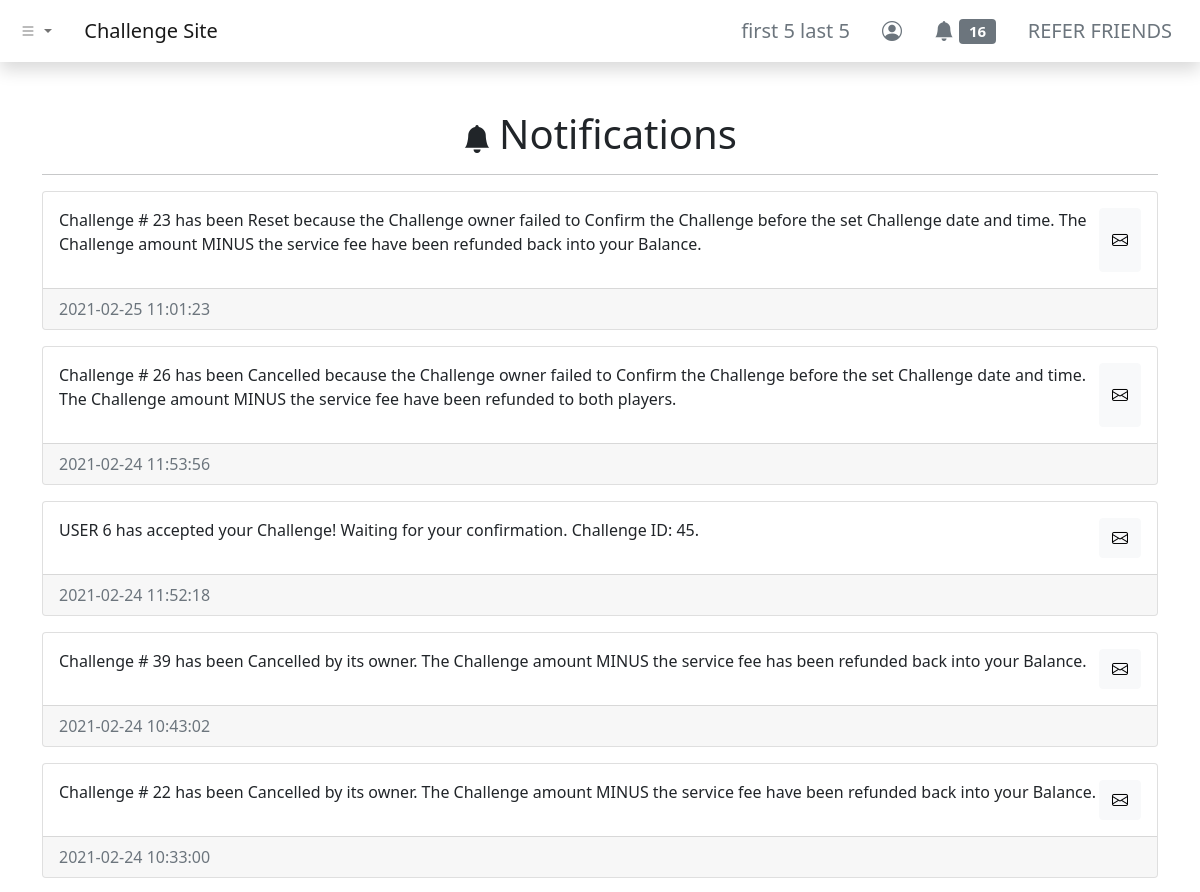
The app's page /dashboard/notifications/index.php (signed in, upper part), older data.
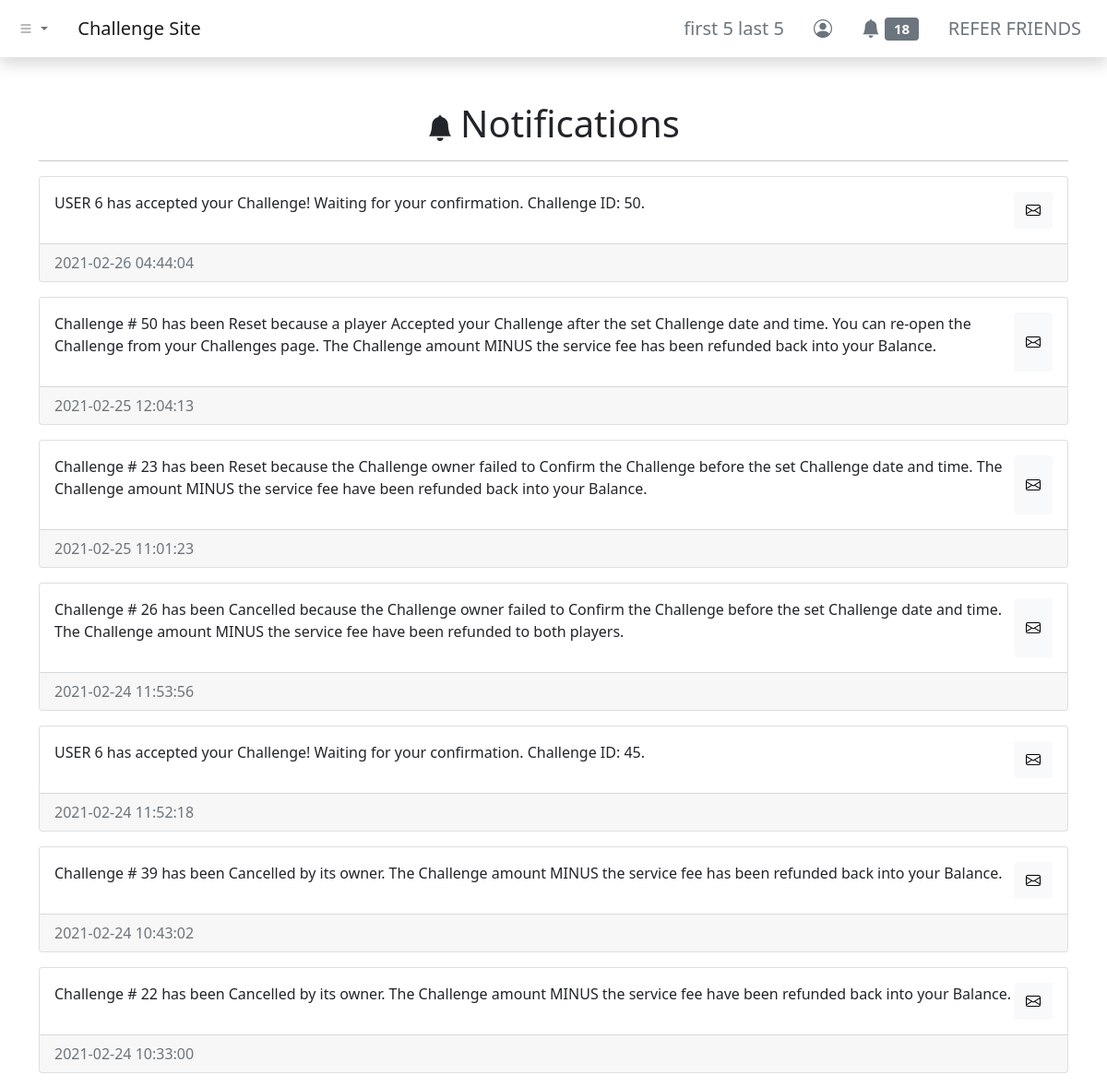
The same page, newer data.
### tables this page shows
CREATE TABLE `users` (
  `id` int(11) NOT NULL,
  `username` varchar(255) NOT NULL,
  `first_name` varchar(255) NOT NULL,
  `last_name` varchar(255) NOT NULL,
  `email` varchar(255) NOT NULL,
  `user_password` varchar(255) NOT NULL,
  `balance` decimal(65,30) UNSIGNED NOT NULL DEFAULT 0.000000000000000000000000000000,
  `skill_points` int(11) NOT NULL
);

CREATE TABLE `notifications` (
  `notif_id` int(11) NOT NULL,
  `notif_for` int(11) NOT NULL,
  `notif_msg` text NOT NULL,
  `notif_status` varchar(255) NOT NULL DEFAULT 'unread',
  `notif_create_timestamp` timestamp NOT NULL DEFAULT current_timestamp(),
  `notif_read_timestamp` timestamp NULL DEFAULT NULL
);

### dashboard/notifications/index.php (the view, shortened to what the changed rows need)
<?php include '../../header.php'; ?>
<div class="container my-5">
    <div class="row">
        <div class="col">
            <h1 class="text-center"><i class="bi bi-bell-fill me-2 fs-3"></i>Notifications</h1>
            <?php
            include_once '../../php-apis/db-config.php';
            $user_id = $_SESSION['id'];
            $sql = "SELECT * FROM notifications WHERE notif_for = $user_id ORDER BY notif_create_timestamp DESC";
            $result = mysqli_query($conn, $sql);
            if (mysqli_num_rows($result) > 0) {
                while ($row = mysqli_fetch_assoc($result)) {
            ?>
                    <div class="card my-3">
                        <div class="card-body">
                            <div class="d-flex justify-content-between">
                                <p class="card-text"><?php echo $row['notif_msg']; ?></p>
                                <button type="button" class="btn btn-light notif_button" data-notif_id="<?php echo $row['notif_id']; ?>">
                                    <?php echo ($row['notif_status'] === 'unread') ? ('<i class="bi bi-envelope"></i>') : ('<i class="bi bi-envelope-open"></i>'); ?>
                                </button>
                            </div>
                        </div>
                        <div class="card-footer text-muted"><?php echo $row['notif_create_timestamp']; ?></div>
                    </div>
            <?php
                }
            } else {
                echo "<p class='text-center'>No Notifications</p>";
            }
            ?>
        </div>
    </div>
</div>
<?php include '../../footer.php'; ?>

### header.php (shortened to what the changed rows need)
<?php
function urlPrefix()
{
    if (basename(getcwd()) === basename(__DIR__)) {
        return './';
    } elseif (basename(dirname(getcwd())) === basename(__DIR__)) {
        return '../';
    } elseif (basename(dirname(dirname(getcwd()))) === basename(__DIR__)) {
        return '../../';
    } elseif (basename(dirname(dirname(dirname(getcwd())))) === basename(__DIR__)) {
        return '../../../';
    } else {
        return './';
    }
}
?>
<!DOCTYPE html>
<html lang="en">
<head>
    <link href="https://cdn.jsdelivr.net/npm/bootstrap@5.0.0-beta2/dist/css/bootstrap.min.css" rel="stylesheet">
    <link rel="stylesheet" href="https://cdn.jsdelivr.net/npm/bootstrap-icons@1.3.0/font/bootstrap-icons.css">
</head>
<body>
    <nav class="navbar navbar-expand-sm navbar-light bg-white shadow">
        <div class="container-fluid">
            <div class="collapse navbar-collapse" id="navbarNavDropdown">
                <ul class="navbar-nav ms-auto">
                    <?php if (isset($_SESSION['id'])) { ?>
                        <li class="nav-item">
                            <a class="btn btn-lg btn-outline-secondary border-0" aria-current="page" href="<?php echo urlPrefix() . 'dashboard/profile/'; ?>">
                                <?php
                                include_once urlPrefix() . 'php-apis/db-config.php';
                                $user_id = $_SESSION['id'];
                                $sql = "SELECT * FROM users WHERE id=$user_id";
                                $result = mysqli_query($conn, $sql);
                                if (mysqli_num_rows($result) > 0) {
                                    while ($row = mysqli_fetch_assoc($result)) {
                                        echo $row['first_name'] . ' ' . $row['last_name'];
                                    }
                                } else {
                                    header("Location: " . urlPrefix() . "php-apis/logout.php");
                                    die();
                                }
                                ?>
                            </a>
                        </li>
                        <li class="nav-item">
                            <a class="btn btn-lg btn-outline-secondary border-0" aria-current="page" href="<?php echo urlPrefix() . 'dashboard/notifications/'; ?>">
                                <i class="bi bi-bell-fill"></i>
                                <span class="badge bg-secondary">
                                    <?php
                                    $sql2 = "SELECT COUNT(*) AS unread_notifs FROM notifications WHERE notif_for = $user_id AND notif_status = 'unread'";
                                    $result2 = mysqli_query($conn, $sql2);
                                    if (mysqli_num_rows($result2) > 0) {
                                        while ($row2 = mysqli_fetch_assoc($result2)) {
                                            echo $row2['unread_notifs'];
                                        }
                                    } else {
                                        echo "0";
                                    }
                                    ?>
                                </span>
                            </a>
                        </li>
                    <?php } else { ?>
                        <li class="nav-item">
                            <a class="btn btn-lg btn-outline-secondary border-0" aria-current="page" href="<?php echo urlPrefix() . 'login/'; ?>">ENTER</a>
                        </li>
                    <?php } ?>
                </ul>
            </div>
        </div>
    </nav>

Row changes from the older to the newer data that the page shows:
added notifications: notif_msg "USER 6 has accepted your Challenge! Waiting for your confirmation. Challenge ID: 50.", notif_status "unread" (drawn), notif_create_timestamp "2021-02-26 04:44:04"
added notifications: notif_msg "Challenge # 50 has been Reset because a player Accepted your Challenge after the set Challenge date and time. You can re-open the Challenge from your Challenges page. The Challenge amount MINUS the service fee has been refunded back into your Balance.", notif_status "unread" (drawn), notif_create_timestamp "2021-02-25 12:04:13"
Text that changed along with them:
new list line: "18"
list line gone: "16"
